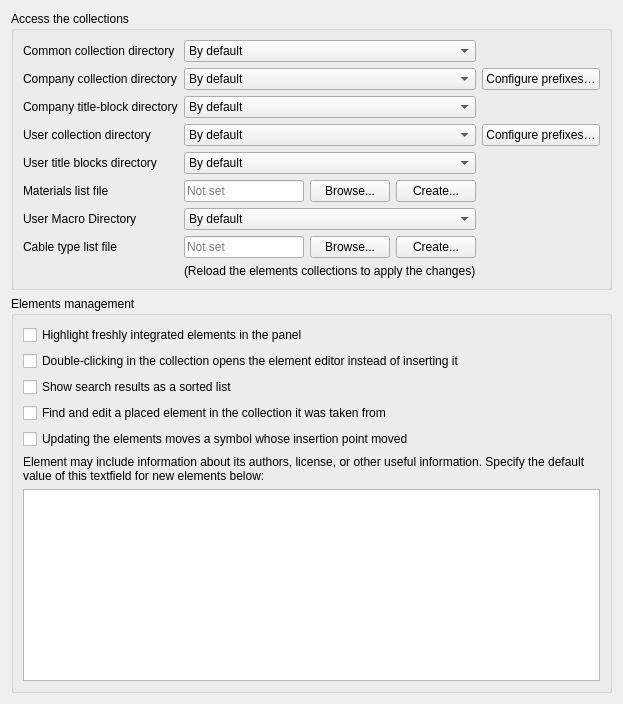
     <widget class="QWidget" name="tab_5">
      <attribute name="title">
       <string>Collections</string>
      </attribute>
      <layout class="QVBoxLayout" name="verticalLayout_2">
       <item>
        <widget class="QGroupBox" name="groupBox_5">
         <property name="title">
          <string>Access the collections</string>
         </property>
         <property name="alignment">
          <set>Qt::AlignLeading|Qt::AlignLeft|Qt::AlignTop</set>
         </property>
         <property name="flat">
          <bool>false</bool>
         </property>
         <layout class="QGridLayout" name="gridLayout">
          <item row="2" column="0">
           <widget class="QLabel" name="label_16">
            <property name="text">
             <string>Company collection directory</string>
            </property>
           </widget>
          </item>
          <item row="5" column="1">
           <widget class="QComboBox" name="m_custom_tbt_path_cb">
            <item>
             <property name="text">
              <string>By default</string>
             </property>
            </item>
            <item>
             <property name="text">
              <string>Browse...</string>
             </property>
            </item>
           </widget>
          </item>
          <item row="4" column="1">
           <widget class="QComboBox" name="m_custom_elmt_path_cb">
            <item>
             <property name="text">
              <string>By default</string>
             </property>
            </item>
            <item>
             <property name="text">
              <string>Browse...</string>
             </property>
            </item>
           </widget>
          </item>
          <item row="4" column="2">
           <widget class="QPushButton" name="m_prefix_pb">
            <property name="toolTip">
             <string extracomment="tooltip of the button opening the prefix configuration dialog of the user collection">Create or change the prefix of the user collection's folders (qet_labels.xml file)</string>
            </property>
            <property name="text">
             <string extracomment="button opening the dialog where the folder prefixes of the user collection are configured">Configure prefixes…</string>
            </property>
           </widget>
          </item>
          <item row="2" column="2">
           <widget class="QPushButton" name="m_company_prefix_pb">
            <property name="toolTip">
             <string extracomment="tooltip of the button opening the prefix configuration dialog of the company collection">Create or change the prefix of the company collection's folders (qet_labels.xml file)</string>
            </property>
            <property name="text">
             <string extracomment="button opening the dialog where the folder prefixes of the company collection are configured">Configure prefixes…</string>
            </property>
           </widget>
          </item>
          <item row="1" column="0">
           <widget class="QLabel" name="label_7">
            <property name="text">
             <string>Common collection directory</string>
            </property>
           </widget>
          </item>
          <item row="3" column="0">
           <widget class="QLabel" name="label_17">
            <property name="text">
             <string>Company title-block directory</string>
            </property>
           </widget>
          </item>
          <item row="3" column="1">
           <widget class="QComboBox" name="m_company_tbt_path_cb">
            <item>
             <property name="text">
              <string>By default</string>
             </property>
            </item>
            <item>
             <property name="text">
              <string>Browse...</string>
             </property>
            </item>
           </widget>
          </item>
          <item row="4" column="0">
           <widget class="QLabel" name="label_8">
            <property name="text">
             <string>User collection directory</string>
            </property>
           </widget>
          </item>
          <item row="7" column="0">
           <widget class="QLabel" name="label_23">
            <property name="text">
             <string>User Macro Directory</string>
            </property>
           </widget>
          </item>
          <item row="7" column="1">
           <widget class="QComboBox" name="m_user_macros_path_cb">
            <item>
             <property name="text">
              <string>By default</string>
             </property>
            </item>
            <item>
             <property name="text">
              <string>Browse...</string>
             </property>
            </item>
           </widget>
          </item>
          <item row="1" column="1">
           <widget class="QComboBox" name="m_common_elmt_path_cb">
            <item>
             <property name="text">
              <string>By default</string>
             </property>
            </item>
            <item>
             <property name="text">
              <string>Browse...</string>
             </property>
            </item>
           </widget>
          </item>
          <item row="5" column="0">
           <widget class="QLabel" name="label_10">
            <property name="text">
             <string>User title blocks directory</string>
            </property>
           </widget>
          </item>
          <item row="2" column="1">
           <widget class="QComboBox" name="m_company_elmt_path_cb">
            <item>
             <property name="text">
              <string>By default</string>
             </property>
            </item>
            <item>
             <property name="text">
              <string>Browse...</string>
             </property>
            </item>
           </widget>
          </item>
          <item row="9" column="1">
           <widget class="QLabel" name="label_9">
            <property name="text">
             <string>(Reload the elements collections to apply the changes)</string>
            </property>
           </widget>
          </item>
          <item row="6" column="0">
           <widget class="QLabel" name="m_material_list_label">
            <property name="text">
             <string>Materials list file</string>
            </property>
           </widget>
          </item>
          <item row="6" column="1">
           <layout class="QHBoxLayout" name="m_material_list_layout">
            <item>
             <widget class="QLineEdit" name="m_material_list_path_le">
              <property name="toolTip">
               <string extracomment="tooltip of the material file path field">Materials list used to fill in a symbol's items</string>
              </property>
              <property name="readOnly">
               <bool>true</bool>
              </property>
              <property name="placeholderText">
               <string extracomment="hint shown when no material file is configured yet">Not set</string>
              </property>
             </widget>
            </item>
            <item>
             <widget class="QPushButton" name="m_material_list_browse_pb">
              <property name="text">
               <string>Browse...</string>
              </property>
             </widget>
            </item>
            <item>
             <widget class="QPushButton" name="m_material_list_create_pb">
              <property name="toolTip">
               <string extracomment="tooltip of the button creating the material file with its header line">Create the list file with its headers</string>
              </property>
              <property name="text">
               <string>Create...</string>
              </property>
             </widget>
            </item>
           </layout>
          </item>
          <item row="8" column="0">
           <widget class="QLabel" name="m_cable_type_list_label">
            <property name="text">
             <string>Cable type list file</string>
            </property>
           </widget>
          </item>
          <item row="8" column="1">
           <layout class="QHBoxLayout" name="m_cable_type_list_layout">
            <item>
             <widget class="QLineEdit" name="m_cable_type_list_path_le">
              <property name="toolTip">
               <string extracomment="tooltip of the cable type file path field">Directory of the cable types used to define a cable (number of cores, colors, cross-section)</string>
              </property>
              <property name="readOnly">
               <bool>true</bool>
              </property>
              <property name="placeholderText">
               <string extracomment="hint shown when no cable type file is configured yet">Not set</string>
              </property>
             </widget>
            </item>
            <item>
             <widget class="QPushButton" name="m_cable_type_list_browse_pb">
              <property name="text">
               <string>Browse...</string>
              </property>
             </widget>
            </item>
            <item>
             <widget class="QPushButton" name="m_cable_type_list_create_pb">
              <property name="toolTip">
               <string extracomment="tooltip of the button creating the cable type file with its header line">Create the cable type list file with its header line</string>
              </property>
              <property name="text">
               <string>Create...</string>
              </property>
             </widget>
            </item>
           </layout>
          </item>
         </layout>
        </widget>
       </item>
       <item>
        <widget class="QGroupBox" name="groupBox_3">
         <property name="title">
          <string>Elements management</string>
         </property>
         <property name="alignment">
          <set>Qt::AlignLeading|Qt::AlignLeft|Qt::AlignTop</set>
         </property>
         <layout class="QVBoxLayout" name="verticalLayout_4">
          <item>
           <widget class="QCheckBox" name="m_highlight_integrated_elements">
            <property name="text">
             <string>Highlight freshly integrated elements in the panel</string>
            </property>
           </widget>
          </item>
          <item>
           <widget class="QCheckBox" name="m_collection_dblclick_edits">
            <property name="toolTip">
             <string>By default, a double-click inserts the element on the sheet; editing remains accessible from the context menu.</string>
            </property>
            <property name="text">
             <string>Double-clicking in the collection opens the element editor instead of inserting it</string>
            </property>
           </widget>
          </item>
          <item>
           <widget class="QCheckBox" name="m_collection_search_flat_cb">
            <property name="toolTip">
             <string>Ticked: a single list, best match first. Unticked: the collection tree, filtered by the search.</string>
            </property>
            <property name="text">
             <string>Show search results as a sorted list</string>
            </property>
           </widget>
          </item>
          <item>
           <widget class="QCheckBox" name="m_edit_collection_source_cb">
            <property name="text">
             <string>Find and edit a placed element in the collection it was taken from</string>
            </property>
            <property name="toolTip">
             <string>Saving it there updates the open projects that use it. Otherwise the project's own copy is edited.</string>
            </property>
           </widget>
          </item>
          <item>
           <widget class="QCheckBox" name="m_update_follows_moved_origin_cb">
            <property name="text">
             <string>Updating the elements moves a symbol whose insertion point moved</string>
            </property>
            <property name="toolTip">
             <string>Project &gt; Update elements from the collections: when a symbol's drawing was moved as a whole, its insertion point set elsewhere, each placed symbol is moved back by the same offset, so its terminals, conductors and texts stay where they are. Unticked by default: such a symbol keeps its old drawing and is listed.</string>
            </property>
           </widget>
          </item>
          <item>
           <widget class="QLabel" name="label_4">
            <property name="text">
             <string>Element may include information about its authors, license, or other useful information. Specify the default value of this textfield for new elements below:</string>
            </property>
            <property name="scaledContents">
             <bool>false</bool>
            </property>
            <property name="wordWrap">
             <bool>true</bool>
            </property>
           </widget>
          </item>
          <item>
           <widget class="QTextEdit" name="m_default_elements_info">
            <property name="minimumSize">
             <size>
              <width>0</width>
              <height>50</height>
             </size>
            </property>
           </widget>
          </item>
         </layout>
        </widget>
       </item>
      </layout>
     </widget>
